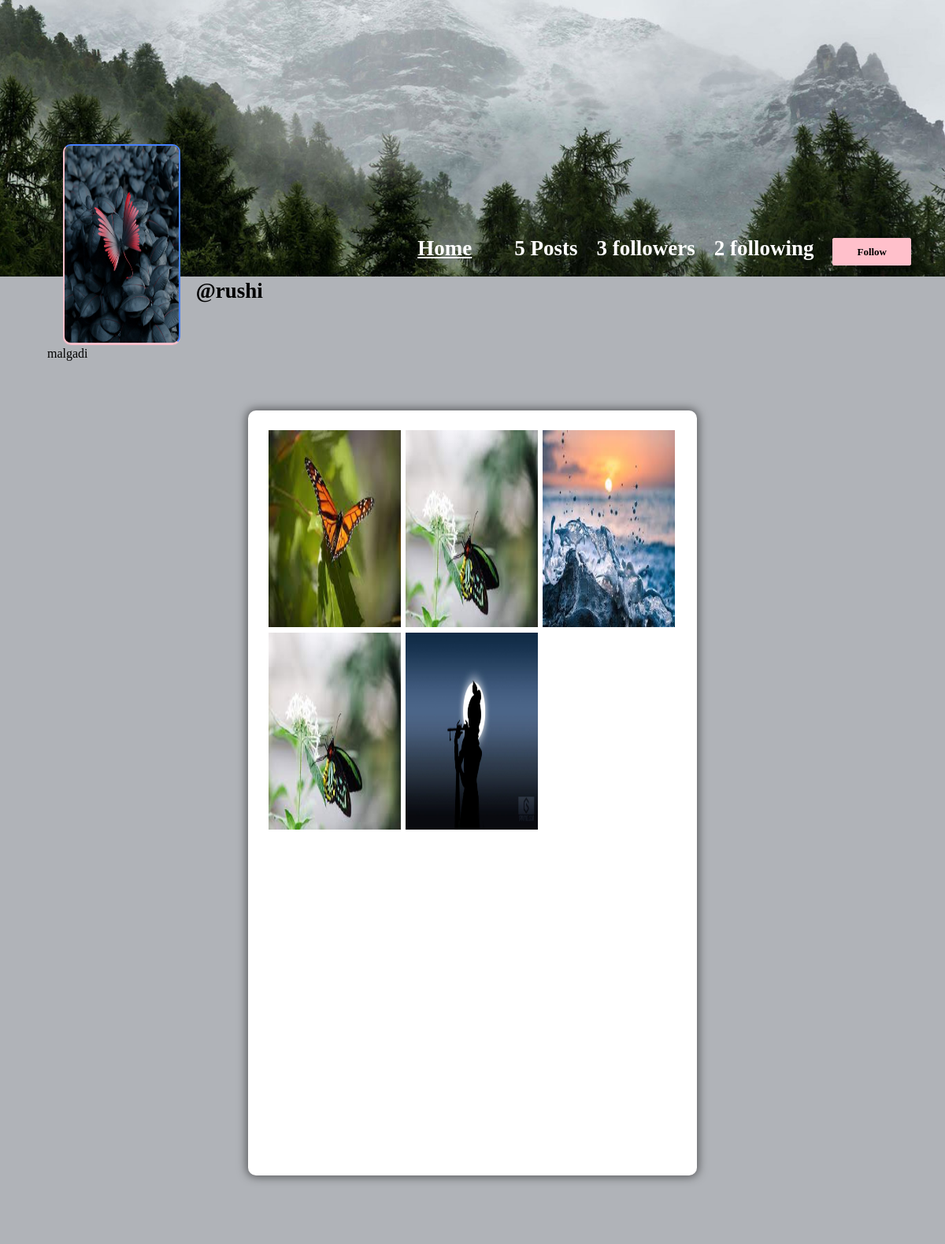
The app's page /profile/rushi (signed in) with its own data.
### core/models.py (models this page shows, shortened)
class Profile(models.Model):
    user = models.ForeignKey(User, on_delete=models.CASCADE)
    id_user = models.IntegerField()
    bio = models.TextField(blank=True)
    profileimg = models.ImageField(upload_to='profile_images', default='blank-profile-picture.png')
    location = models.CharField(max_length=100, blank=True)

class Post(models.Model):
    id = models.UUIDField(primary_key=True, default=uuid.uuid4)
    user = models.CharField(max_length=100)
    image = models.ImageField(upload_to='post_images')
    caption = models.TextField()
    created_at = models.DateTimeField(default=datetime.now)
    no_of_likes = models.IntegerField(default=0)

### core/views.py (the view)
# urls.py: path('profile/<str:pk>', views.profile, name='profile'),
@login_required(login_url='signin')
def profile(request, pk):
    user_object = User.objects.get(username=pk)
    user_profile = Profile.objects.get(user=user_object)
    user_posts = Post.objects.filter(user=pk)
    user_post_length = len(user_posts)
    follower = request.user.username
    user = pk
    if FollowersCount.objects.filter(follower=follower, user=user).first():
        button_text = 'Unfollow'
    else:
        button_text = 'Follow'
    user_followers = len(FollowersCount.objects.filter(user=pk))
    user_following = len(FollowersCount.objects.filter(follower=pk))
    context = {
        'user_object': user_object,
        'user_profile': user_profile,
        'user_posts': user_posts,
        'user_post_length': user_post_length,
        'button_text': button_text,
        'user_followers': user_followers,
        'user_following': user_following,
    }
    return render(request, 'profile.html', context)

### templates/profile.html (shortened to what this page needs)
{% load static %}
<!DOCTYPE html>
<html lang="en">
<head>
    <link rel="stylesheet" href="{% static 'css/main.min.css' %}">
    <link rel="stylesheet" href="{% static 'css/style.css' %}">
    <link rel="stylesheet" href="{% static 'css/color.css' %}">
    <link rel="stylesheet" href="{% static 'css/responsive.css' %}">
</head>
<body>
	<section>
			<div class="feature-photo">
				<figure><img src="{% static 'images/resources/timeline-1.jpg' %}" alt=""></figure>
				<form action="/follow" method="POST">
					<div class="add-btn">
					<span style="color: white; font-size: 27px; margin-right: 50px;"><b><u><a href="/">Home</a></u></b></span>
					{% if user_post_length == 0 %}
					<span style="color: white; font-size: 27px;"><b>No Post</b></span>
					{% elif user_post_length == 1 %}
					<span style="color: white; font-size: 27px;"><b>{{user_post_length}} Post</b></span>
					{% else %}
					<span style="color: white; font-size: 27px;"><b>{{user_post_length}} Posts</b></span>
					{% endif %}
					{% if user_followers == 0 or user_followers == 1 %}
					<span style="color: white; font-size: 27px;"><b>{{user_followers}} follower</b></span>
					{% else %}
					<span style="color: white; font-size: 27px;"><b>{{user_followers}} followers</b></span>
					{% endif %}
					<span style="color: white; font-size: 27px;"><b>{{user_following}} following</b></span>
					{% if user_object.username == user.username %}
					<a href="/settings" data-ripple="">Account Settings</a>
					{% else %}
					<a data-ripple=""><button type="submit" style="background-color: #ffc0cb; border: #ffc0cb;">{{button_text}}</button></a>
					{% endif %}
					</div>
				</form>
				<div class="container-fluid">
					<div class="row merged">
						<div class="col-lg-2 col-sm-3">
							<div class="user-avatar">
								<figure>
									<img src="{{user_profile.profileimg.url}}" style="height: 250px; width: 100%;" alt="">
								</figure>
							</div>
						</div>
						<div class="col-lg-10 col-sm-9">
							<div class="timeline-info">
								<ul>
									<li class="admin-name">
									  <h5 style="color: black;white-space: nowrap; width: 110px; font-size: 27px;"><b>@{{user_profile.user.username}}</b></h5>
									</li>
								</ul>
							</div>
						</div>
					</div>
				</div>
			</div>
		</section>
		<section>
			<div class="bio">
					{{user_profile.bio}}
			</div>
		</section>
	<section>
		<div class="gap gray-bg">
			<div class="container-fluid">
				<div class="row">
					<div class="col-lg-12">
						<div class="row" id="page-contents">
							<div class="col-lg-3">
								<aside class="sidebar static">
								</aside>
							</div>
							<div class="col-lg-6">
								<div class="central-meta">
									<ul class="photos">
										{% for post in user_posts %}
										<li>
											<a class="strip" href="{{post.image.url}}" title="" data-strip-group="mygroup" data-strip-group-options="loop: false">
												<img src="{{post.image.url}}" style="height: 250px; width: 300px;" alt=""></a>
										</li>
										{% endfor %}
									</ul>
								</div>
							</div>
							<div class="col-lg-3">
								<aside class="sidebar static">
								</aside>
							</div>
						</div>
					</div>
				</div>
			</div>
		</div>
	</section>
</body>
</html>

### static/css/color.css (style rules this page uses)
#nprogress .bar, .timeline-info > ul li a::before, .add-btn > a, .activitiez > li::before, form button, .colla-apps > li a:hover, a.underline:before, .setting-row input:checked + label, .user-avatar:hover .edit-phto, .error-meta > a, .color-bg, .add-butn, .nav.nav-tabs.likes-btn > li a.active, a.dislike-btn, .drop > a:hover, .btn-view.btn-load-more:hover, .accordion .card h5 button[aria-expanded="true"], .chat-head, .f-page > figure em, .inbox-panel-head > ul > li > a, .nav-tabs--left .nav-link.active, .nav-tabs--left .nav-link.active:hover, footer .widget-title h4::before, #topcontrol, .sidebar .widget-title::before, .f-title::before, .g-post-classic > figure > i::after, .purify > a, .help-list > a:hover, .open-position::before, .info > a, .category-box:hover, .category-box.selected, a.main-btn, .section-heading::before, .getquot-baner, .more-branches > h4::before, .is-helpful > a, .cart-optionz > li > a:hover, .paginationz > li a:hover, .paginationz > li a.active, .shopping-cart, a.btn2:hover, .form-submit > input[type="submit"], button.submit-checkout, .delete-cart:hover, .proceed .button, .amount-area .update-cart, a.addnewforum, .apply-bttons > a { background: orange; }

### static/css/responsive.css (style rules this page uses)
@media screen and (max-width: 1281px) and (min-width: 1024px) { .photos > li { min-width: 32.2%; width: 32.2%; } }
@media screen and (max-width: 1281px) and (min-width: 1024px) { .timeline-info { line-height: 51px; } }
@media screen and (max-width: 1281px) and (min-width: 1024px) { .timeline-info .admin-name > h5 { font-size: 20px; } }
@media screen and (max-width: 1281px) and (min-width: 1024px) { .user-avatar { width: 80.2% } }

### records on screen
Profile: profileimg (picture), user.username "rushi", bio "malgadi"
Post: image (picture)
Post: image (picture)
Post: image (picture)
Post: image (picture)
Post: image (picture)

### other values on screen
{{ user_post_length }} "5"
{{ user_followers }} "3"
{{ user_following }} "2"
{{ button_text }} "Follow"
